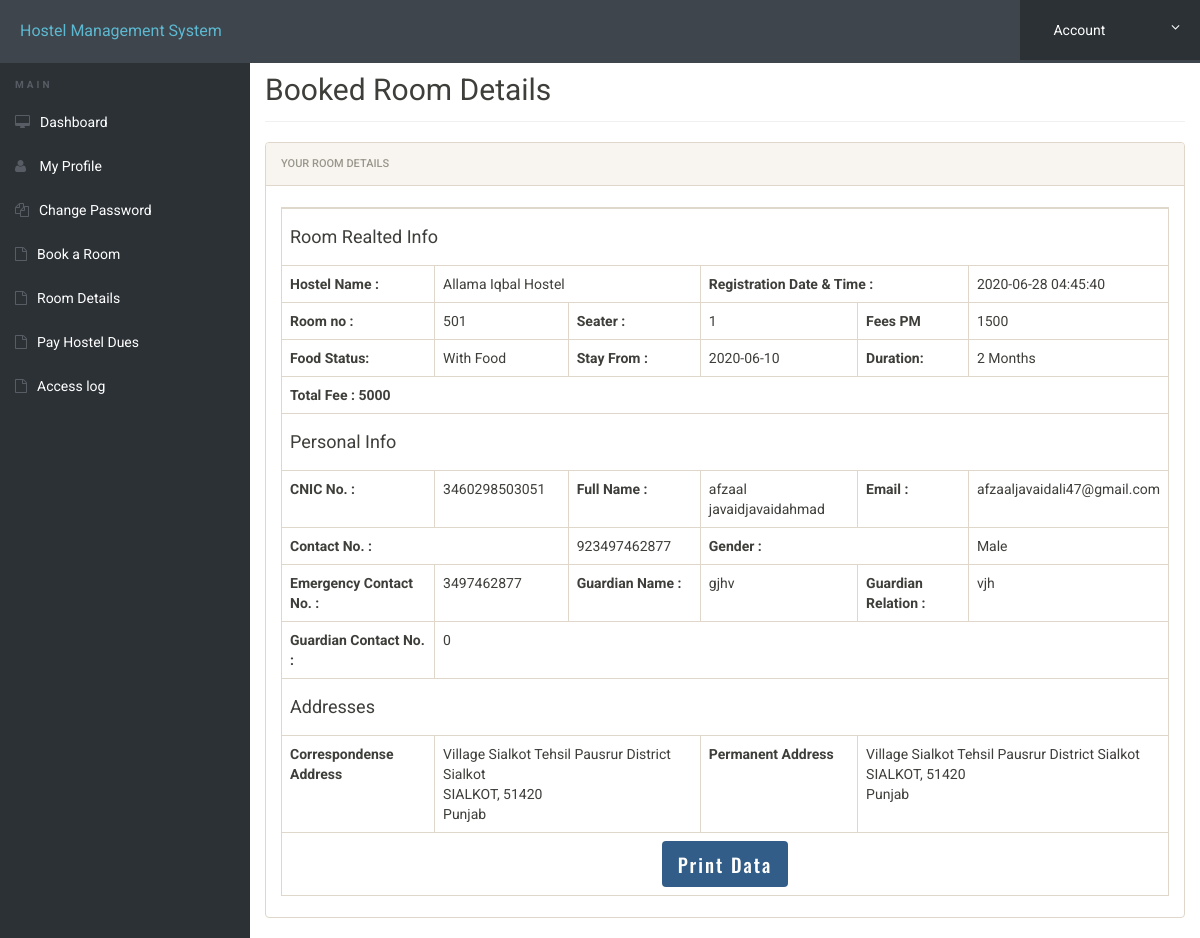
/Hostel/user/room-details.php (signed in), run on the app's committed database.
### tables this page shows
CREATE TABLE `registration` (
  `id` int(11) NOT NULL,
  `hostel_name` varchar(255) NOT NULL,
  `roomno` int(11) DEFAULT NULL,
  `seater` int(11) DEFAULT NULL,
  `feespm` int(11) DEFAULT NULL,
  `foodstatus` int(11) DEFAULT NULL,
  `stayfrom` date DEFAULT NULL,
  `duration` int(11) DEFAULT NULL,
  `cnic` varchar(255) DEFAULT NULL,
  `firstName` varchar(500) DEFAULT NULL,
  `middleName` varchar(500) DEFAULT NULL,
  `lastName` varchar(500) DEFAULT NULL,
  `gender` varchar(250) DEFAULT NULL,
  `contactno` bigint(11) DEFAULT NULL,
  `emailid` varchar(500) DEFAULT NULL,
  `egycontactno` bigint(11) DEFAULT NULL,
  `guardianName` varchar(500) DEFAULT NULL,
  `guardianRelation` varchar(500) DEFAULT NULL,
  `guardianContactno` bigint(11) DEFAULT NULL,
  `corresAddress` varchar(500) DEFAULT NULL,
  `corresCIty` varchar(500) DEFAULT NULL,
  `corresState` varchar(500) DEFAULT NULL,
  `corresPincode` int(11) DEFAULT NULL,
  `pmntAddress` varchar(500) DEFAULT NULL,
  `pmntCity` varchar(500) DEFAULT NULL,
  `pmnatetState` varchar(500) DEFAULT NULL,
  `pmntPincode` int(11) DEFAULT NULL,
  `postingDate` timestamp NULL DEFAULT CURRENT_TIMESTAMP,
  `updationDate` varchar(500) DEFAULT NULL
);

### Hostel/user/room-details.php (the view, shortened to what this page needs)
<!doctype html>
<html lang="en" class="no-js">
<head>
<link rel="stylesheet" href="css/font-awesome.min.css">
<link rel="stylesheet" href="css/bootstrap.min.css">
<link rel="stylesheet" href="css/dataTables.bootstrap.min.css">
<link rel="stylesheet" href="css/bootstrap-social.css">
<link rel="stylesheet" href="css/bootstrap-select.css">
<link rel="stylesheet" href="css/fileinput.min.css">
<link rel="stylesheet" href="css/awesome-bootstrap-checkbox.css">
<link rel="stylesheet" href="css/style.css">
</head>
<body>
<?php include('includes/header.php');?>
<div class="ts-main-content">
<?php include('includes/sidebar.php');?>
<div class="content-wrapper">
<div class="container-fluid">
<div class="row">
<div class="col-md-12">
<h2 class="page-title" style="padding-top:2%">Booked Room Details</h2>
<div class="panel panel-default">
<div class="panel-heading">Your Room Details</div>
<div class="panel-body">
<table id="zctb" class="table table-bordered " cellspacing="0" width="100%">
<tbody>
<?php
$aid=$_SESSION['login'];
$sql="SELECT * FROM `registration` WHERE `emailid`='$aid'";
$con=mysqli_connect("localhost","root","","hostel");
$run=mysqli_query($con,$sql);
if(mysqli_num_rows($run)>0)
{
while($row=mysqli_fetch_assoc($run))
{
?>
<tr>
<td colspan="9"><h4>Room Realted Info</h4></td>
</tr>
<tr>
<td><b>Hostel Name : </b></td>
<td colspan="2"><?php echo $row['hostel_name'];?></td>
<td colspan="2"><b>Registration Date & Time : </b></td>
<td><?php echo $row['postingDate'];?></td>
</tr>
<tr>
<td><b>Room no :</b></td>
<td><?php echo $row['roomno'];?></td>
<td><b>Seater :</b></td>
<td><?php echo $row['seater'];?></td>
<td><b>Fees PM</b></td>
<td><?php echo $fpm=$row['feespm'];?></td>
</tr>
<tr>
<td><b>Food Status:</b></td>
<td>
<?php if($row['foodstatus']==0)
{
echo "Without Food";
}
else
{
echo "With Food";
}
;?></td>
<td colspan="1"><b>Stay From :</b></td>
<td><?php echo $row['stayfrom'];?></td>
<td><b>Duration:</b></td>
<td><?php echo $dr=$row['duration'];?> Months</td>
</tr>
<tr>
<td colspan="6"><b>Total Fee :
<?php if($row['foodstatus']==1)
{
$fd=2000;
echo (($dr*$fpm)+$fd);
}
else
{
echo $dr*$fpm;
}
?></b></td>
</tr>
<tr>
<td colspan="6"><h4>Personal Info</h4></td>
</tr>
<tr>
<td><b>CNIC No. :</b></td>
<td><?php echo $row['cnic'];?></td>
<td><b>Full Name :</b></td>
<td><?php echo $row['firstName'];?><?php echo $row['middleName'];?><?php echo $row['lastName'];?></td>
<td><b>Email :</b></td>
<td><?php echo $row['emailid'];?></td>
</tr>
<tr>
<td colspan="2"><b>Contact No. :</b></td>
<td><?php echo $row['contactno'];?></td>
<td colspan="2"><b>Gender :</b></td>
<td><?php echo $row['gender'];?></td>
</tr>
<tr>
<td><b>Emergency Contact No. :</b></td>
<td><?php echo $row['egycontactno'];?></td>
<td><b>Guardian Name :</b></td>
<td><?php echo $row['guardianName'];?></td>
<td><b>Guardian Relation :</b></td>
<td><?php echo $row['guardianRelation'];?></td>
</tr>
<tr>
<td><b>Guardian Contact No. :</b></td>
<td colspan="6"><?php echo $row['guardianContactno'];?></td>
</tr>
<tr>
<td colspan="6"><h4>Addresses</h4></td>
</tr>
<tr>
<td><b>Correspondense Address</b></td>
<td colspan="2">
<?php echo $row['corresAddress'];?><br />
<?php echo $row['corresCIty'];?>, <?php echo $row['corresPincode'];?><br />
<?php echo $row['corresState'];?>
</td>
<td><b>Permanent Address</b></td>
<td colspan="2">
<?php echo $row['pmntAddress'];?><br />
<?php echo $row['pmntCity'];?>, <?php echo $row['pmntPincode'];?><br />
<?php echo $row['pmnatetState'];?>
</td>
</tr>
<tr style="text-align: center;"><td colspan="9"><a href="javascript:void(0);" style="letter-spacing: 2px;font-size: 19px" class="btn btn-primary" style="text-align: center;" onClick="popUpWindow('http://localhost/HMS/Hostel/user/full-profile.php?id=<?php echo $row['emailid'];?>');" title="View Full Details">Print Data</a></td>
</tr>
<?php
}
}
?>
</tbody>
</table>
</div>
</div>
</div>
</div>
</div>
</div>
</div>
</body>
</html>

### Hostel/user/css/style.css (style rules this page uses)
html { font-size: 14px; }
@media only screen and (min-width: 480px) { html { font-size: 17px; } }
@media only screen and (min-width: 768px) { html { font-size: 14px; } }
body { font-size: 1em; }
a { color: #37a6c4; }
.btn { font-family: 'Oswald', sans-serif; }
.panel { overflow: hidden; }
.btn { text-transform: none; }
.page-title { padding-bottom: 15px; margin-bottom: 20px; border-bottom: 1px solid #f0f0f0; }
.ts-main-content .content-wrapper { padding-top: 15px; margin-top: 20px; }
@media only screen and (min-width: 992px) { .ts-main-content .content-wrapper { margin-left: 250px; } }

### data on the page
registration: hostel_name "Allama Iqbal Hostel", postingDate "2020-06-28 04:45:40", roomno "501", seater "1", feespm "1500", shows "With Food", stayfrom "2020-06-10", duration "2", ($dr*$fpm)+$fd "5000", cnic "3460298503051", firstName "afzaal javaid", middleName "javaid", lastName "ahmad", emailid "afzaaljavaidali47@gmail.com", contactno "923497462877", gender "Male", egycontactno "3497462877", guardianName "gjhv", guardianRelation "vjh", guardianContactno "0", corresAddress "Village Sialkot Tehsil Pausrur District Sialkot", corresCIty "SIALKOT", corresPincode "51420", corresState "Punjab", pmntAddress "Village Sialkot Tehsil Pausrur District Sialkot", pmntCity "SIALKOT", pmntPincode "51420", pmnatetState "Punjab"
